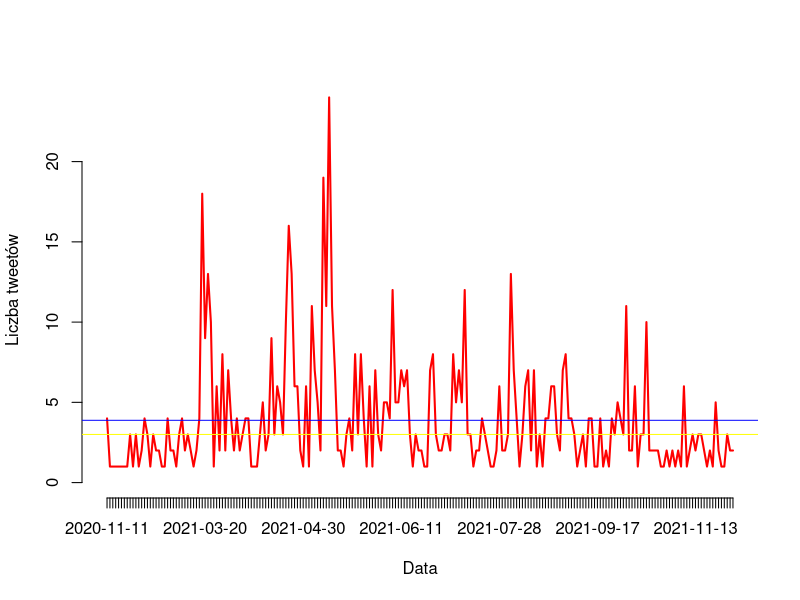
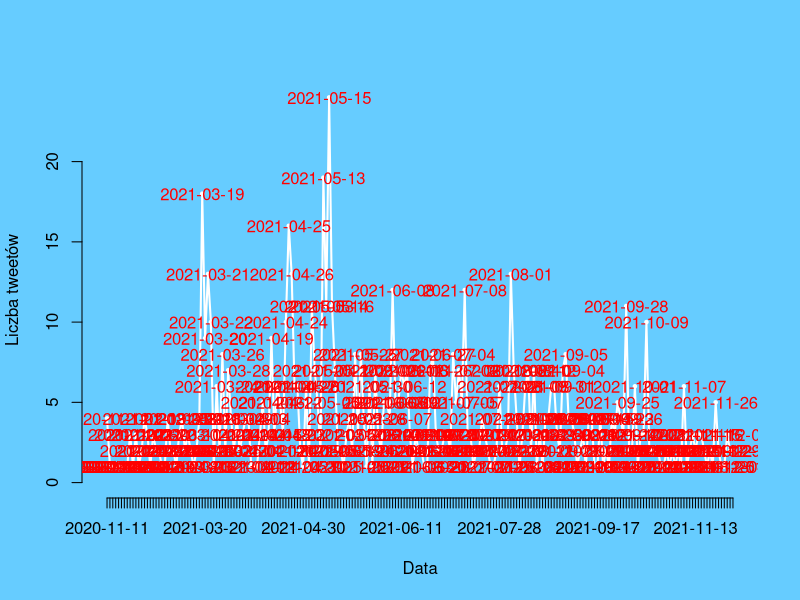
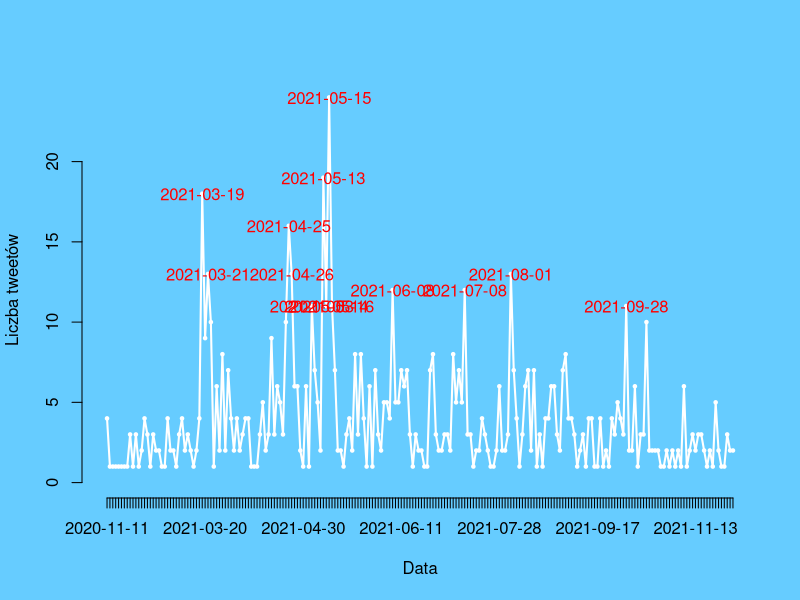

R code for these plots, in order:


df <- read.csv('tweets3.csv', stringsAsFactors = FALSE, row.names = NULL)

nrow(df)

names(df)

library(dplyr)

head(df$screenName)

# pokaż wszystkie tweety użytkownika 'pidybi'

df2 <- df %>% filter(screenName == 'pidybi')

# wylicz średnią liczbę lajków, jakie dostają tweety użytkownika pidybi

mean(df2$favoriteCount)

# czy ta średnia jest wyższa od średniej dla całego zbioru?

# w jakich dniach ten user publikował najczęściej?

#1. dodajmy kolumnę z datą dzienną (a nie timestampem)

df3 <- df2 %>% mutate(date =  substr(created,1,10), .before=screenName)

# 2. sprawdzmy funkcja table, jakie daty byly najpopularniejsze

table(df3$date)

plot(table(df3$date), type = "l", col = "red", xlab = "Data", ylab = "Liczba tweetów")

# dodajmy średnią jego publikowania

abline(h=mean(table(df3$date)), col="blue")

# dodajmy medianę jego publikowania

abline(h=median(table(df3$date)), col="yellow")

#########################################

# zmiana tła
par(bg = "#66ccff")

plot(table(df3$date), type = "o", col = "white", xlab = "Data", ylab = "Liczba tweetów", pch = 20, cex = .5)  

text(table(df3$date), names(table(df3$date)), col = "red")

# pokazy tylko najwieksze wartosci

par(bg = "#66ccff")

plot(table(df3$date), type = "o", col = "white", xlab = "Data", ylab = "Liczba tweetów", pch = 20, cex = .5)  

text(table(df3$date), ifelse(table(df3$date) > 10, names(table(df3$date)),''), col = "red")

# lepsze rozwiązania tutaj https://ggplot2.tidyverse.org/reference/ggplot.html
# https://raw.githubusercontent.com/rstudio/cheatsheets/main/data-visualization.pdf
